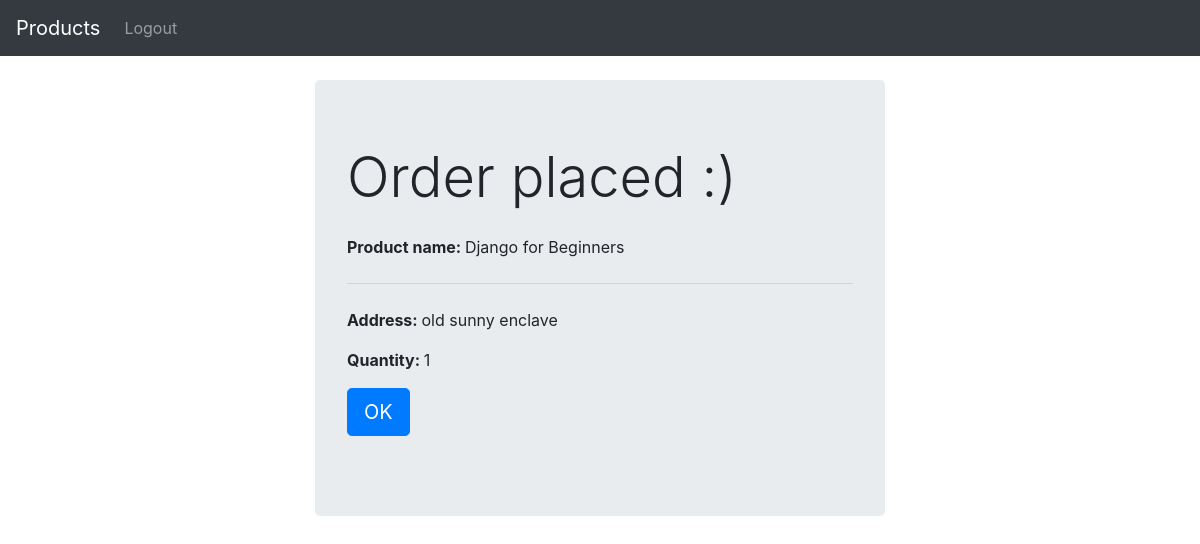
The page /success/1 (signed in) on the database its author committed.
### Information/models.py (models this page shows, shortened)
class Order(models.Model):
    category = {
        ('Delivered', 'Delivered'),
        ('Pending', 'Pending'),
        ('Out for delivery', 'Out for delivery'),
    }
    product = models.ForeignKey(Product, default=None, on_delete=models.CASCADE)
    user_info = models.ForeignKey(Info, default=None, on_delete=models.CASCADE)
    quantity = models.IntegerField()
    status = models.CharField(max_length=20, default=None, choices=category)
    Delivery_address = models.CharField(max_length=100, default=None)

class Product(models.Model):
    seller = models.ForeignKey(Info, default=None, on_delete=models.CASCADE)
    product_image1 = models.ImageField(null=True, blank=True, default='default.jpg')
    product_image2 = models.ImageField(null=True, blank=True, default='default.jpg')
    product_image3 = models.ImageField(null=True, blank=True, default='default.jpg')
    product_image4 = models.ImageField(null=True, blank=True, default='default.jpg')
    tags = models.ManyToManyField(Tags, blank=True)
    name = models.CharField(max_length=50)
    price = models.IntegerField()
    category = models.CharField(max_length=20, default='other', choices={('Electronics', 'Electronics')
                                                                         , ('Footwear', 'Footwear')
                                                                         , ('Clothing', 'Clothing')
                                                                         , ('Books', 'Books')
                                                                         , ('other', 'other')
                                                                         , })
    description = models.CharField(max_length=100)

### Information/views.py (the view)
# urls.py: path('success/<int:pk>', views.order_success, name='success'),
@login_required(login_url='login')
def order_success(request, pk):
    order = Order.objects.get(id=pk)
    return render(request, 'Information/success.html', {'order': order})

### Information/templates/Information/success.html
{% extends 'Information/main.html' %}
{% block content %}
{% include 'Information/navbar.html' %}
<div class="container-fluid">
    <br>
    <div class="row">
        <div class="col-md-3"></div>
        <div class="col-md-6">
        <div class="jumbotron">
            <h1 class="display-4">Order placed :)</h1>
            <p class="my-4"><strong>Product name: </strong>{{order.product.name}}</p>
            <hr class="my-4">
            <p><strong>Address: </strong>{{order.Delivery_address}}</p>
            <p><strong>Quantity: </strong>{{order.quantity}}</p>
        <p class="lead">
        <a class="btn btn-primary btn-lg" href="{% url 'homeB' %}" role="button">OK</a>
        </p>
        </div>
    </div>
    </div>
</div>
{% endblock %}

### rows shown on the page
Order: product.name "Django for Beginners", Delivery_address "old sunny enclave", quantity "1"
